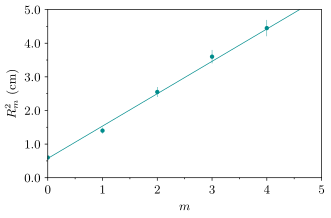

Write Python code to recreate this figure.
""" NE PAS TOUCHER """

#module de base pour les figures
from figure import *

#dictionnaire pour les couleurs et points
(couleur, mark, size) = defsize()

#creation figure
newfig()
ax = plt.gca()

#parametres de la figure sont enregistres dans sub
sub = plt.subplot(1,1,1)

""" FIN NE PAS TOUCHER """

#axe des abscisses
nmbx = 6           #nombre de traits
xmin = 0            #valeur minimale de x
xmax = 5           #valeur maximale de x


plt.xticks([ i for i in n.linspace(xmin,xmax,nmbx)],
    [r'${}%.0f$'%(i) for i in n.linspace(xmin,xmax,nmbx)]) #changer .0f en le nombre de chiffres apres la virgule necessaire

#si jamais vous voulez modifier l'intervalle des axes a la main:
plt.xlim([xmin, xmax])

#nom de la variable en abscisse
plt.xlabel(r'$m$')

#petits traits intermediaires
minorLocator = AutoMinorLocator(2)          #changer le nombre de petits traits
ax.xaxis.set_minor_locator(minorLocator)    #a enlever si vous ne voulez pas de petits traits

#axe des ordonnees
nmby = 6
ymin = 0
ymax = 5

#si vous voulez l'echelle log:
#plt.yscale('log')

plt.yticks([i for i in n.linspace(ymin,ymax,nmby)],
	[r'${}%.1f$'%(i) for i in n.linspace(ymin,ymax,nmby)])
plt.ylim(ymin, ymax)

#nom de la variable en ordonnee
plt.ylabel(r'$R_m^2$ (cm)')

#petits traits intermediaires
minorLocator = AutoMinorLocator(2)
ax.yaxis.set_minor_locator(minorLocator)

#load the first set of data
dictio = {0:'moyen', 1:'gros', 2:'alu'}

#diametres
d_2 = 1.42*10**(-2)
d_1 = 1.20*10**(-2)
d_3 = 1.40*10**(-2)
dico = {0:d_1, 1:d_2, 2:d_3}
N    = {0:7, 1:7, 2:6}

#number of fluxmeters in the exp.
data = n.loadtxt('R2_vs_m.txt')
m    = data[:,0]
R2    = data[:,1]

#incertitudes
y_err   = R2*0.05 + 0.02
x_err   = n.zeros(len(m))

#regression lineaire: fit_affine ou fit_linear
(a0, a_err, b0, b_err, chi2) = fit_affine(m,     #abscisse
                                          R2,     #ordonnee
                                          x_err, #incertitude abscisse
                                          y_err) #incertitude ordonnee

#print the results of the fit
print('       a      = %.3e +/- %.1e\n'%(a0, a_err)
      + '       b      = %.3e +/- %.1e\n'%(b0, b_err)
      + '       chi2     = %.3f \n'%(chi2) )

ploterr(size, mark, couleur,    #NE PAS TOUCHER
        m,                 #abscisse
        R2,                 #ordonnee
        x_err,                  #incertitude abscisse
        y_err,                  #incertitude ordonnee
        ID   = 0,               #numero du type de points
        name = r'' #nom de la courbe, le r permet d'ecrire en latex
        )

#modelisation
plt.plot([xmin, xmax],
         n.array([xmin, xmax])*a0+b0,
         color      = couleur[0],   #couleur de la courbe, mettre le numero voulu
#         label      = r'$\chi^2=%.2f$ '%(chi2)
         )

#legende
leg(sub,                #NE PAS TOUCHER
    'lower right')       #position de la legende sur le qraphe

#save the figure
figsave('R2_vs_m')   #changer le nom de la figure
